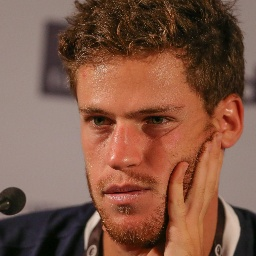
#> input picture datasets/dataset1.5k/Training_1500/0/03154.jpg, 256 x 256 px, found by its file name; its folder holds 4 pictures in this run
$ python train.py
#> lines starting #> are read from the running program, lines starting #| are printed output that depends on the picture
### models/HOG/data_preprocessing.py
import cv2 # type: ignore
import numpy as np # type: ignore
from skimage.feature import hog # type: ignore
from sklearn.model_selection import train_test_split # type: ignore
import os

def load_images_from_directory(directory, label, img_size=(128, 128)):
#> called with label = 0, img_size = (128, 128)
    images = []
    labels = []
    for filename in os.listdir(directory):
        filepath = os.path.join(directory, filename)
        img = cv2.imread(filepath)
#> img is the input picture: shape (256, 256, 3); mean B, G, R 70.7, 88.1, 128.3
        if img is not None:
            img = cv2.resize(img, img_size)
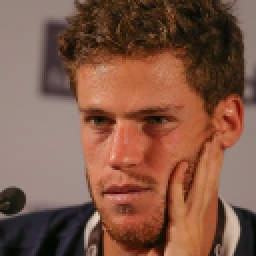
#> img: shape (128, 128, 3) (shown 2 times larger); mean B, G, R 70.9, 88.3, 128.5
            images.append(img)
            labels.append(label)
#> pass 2 of the loop in load_images_from_directory, `for filename in os.listdir(directory):`:
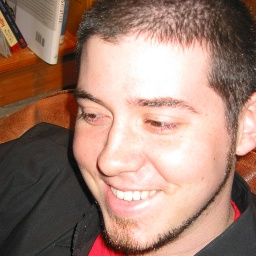
#> input picture datasets/dataset1.5k/Training_1500/0/03175.jpg, 256 x 256 px, found by its file name
#> in load_images_from_directory, img is the input picture: shape (256, 256, 3); mean B, G, R 112.9, 127, 160
#> in load_images_from_directory, `img = cv2.resize(img, img_size)`:
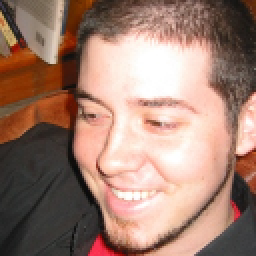
#> img: shape (128, 128, 3) (shown 2 times larger); mean B, G, R 113.1, 127.1, 160.1
#> pass 3 of the loop in load_images_from_directory, `for filename in os.listdir(directory):`:
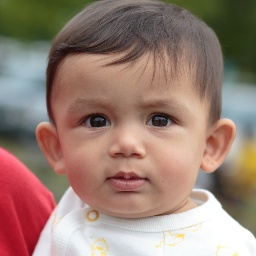
#> input picture datasets/dataset1.5k/Training_1500/0/03402.jpg, 256 x 256 px, found by its file name
#> in load_images_from_directory, img is the input picture: shape (256, 256, 3); mean B, G, R 116.1, 127.7, 153.5
#> in load_images_from_directory, `img = cv2.resize(img, img_size)`:
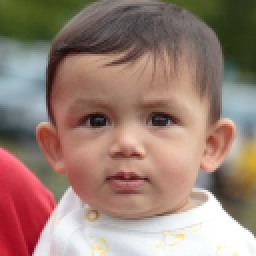
#> img: shape (128, 128, 3) (shown 2 times larger); mean B, G, R 116.2, 127.8, 153.6
#> the loop made 4 passes; the first 3 are shown
    return np.array(images), np.array(labels)

# [16 lines left out: function extract_hog_features, not called in this run]

def preprocess_data_with_hog(real_dir, fake_dir, img_size=(128, 128)):

    real_images, real_labels = load_images_from_directory(real_dir, label=0, img_size=img_size)
    fake_images, fake_labels = load_images_from_directory(fake_dir, label=1, img_size=img_size)

    X = np.concatenate((real_images, fake_images), axis=0)
    y = np.concatenate((real_labels, fake_labels), axis=0)

    X_hog = extract_hog_features(X)

    X_train, X_test, y_train, y_test = train_test_split(X_hog, y, test_size=0.2, random_state=42)

    return X_train, X_test, y_train, y_test

### models/HOG/train.py
from sklearn.svm import SVC # type: ignore
from sklearn.metrics import accuracy_score # type: ignore
from data_preprocessing import preprocess_data_with_hog # type: ignore
import pickle
from sklearn.preprocessing import StandardScaler # type: ignore

def train_model():
    print("Starting training with HOG + SVM...")

    X_train, X_test, y_train, y_test = preprocess_data_with_hog('C:\\Users\\Tommaso\\Documents\\GitHub\\ComputerVision-Project\\datasets\\dataset1.5k\\Training_1500\\0', 'C:\\Users\\Tommaso\\Documents\\GitHub\\ComputerVision-Project\\datasets\\dataset1.5k\\Training_1500\\1')


    scaler = StandardScaler()
    X_train = scaler.fit_transform(X_train)
    X_test = scaler.transform(X_test)

    svm = SVC(kernel='linear', probability=True, random_state=42)

    print("Training the SVM...")
    svm.fit(X_train, y_train)

    y_pred = svm.predict(X_test)

    accuracy = accuracy_score(y_test, y_pred)
    print(f"Test Accuracy: {accuracy * 100:.2f}%")

    # Model saved as hog_svm_model.pkl, scaler saved as scaler_HOG.pkl
    with open('C:\\Users\\Tommaso\\Documents\\GitHub\\ComputerVision-Project\\Models_and_scalers\hog_svm_model.pkl', 'wb') as f:
        pickle.dump(svm, f)
    with open('C:\\Users\\Tommaso\\Documents\\GitHub\\ComputerVision-Project\\Models_and_scalers\scaler_HOG.pkl', 'wb') as f:
        pickle.dump(scaler, f)

    print("Model saved as hog_svm_model.pkl in Models_and_scalers")

if __name__ == "__main__":
#> (the run stopped early here; a loop or call above may not have finished)
